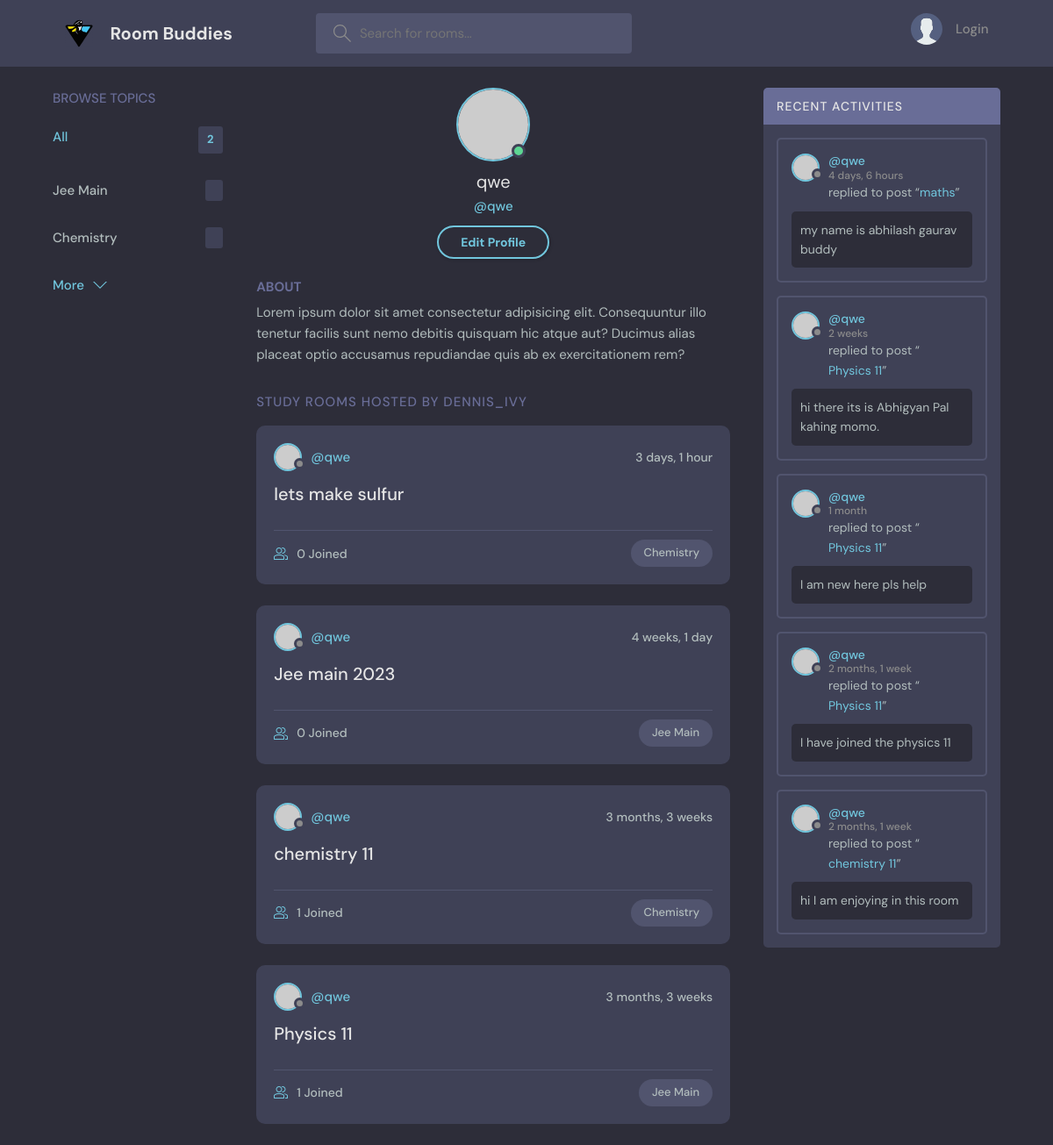
The app's page /profile/1/, older data.
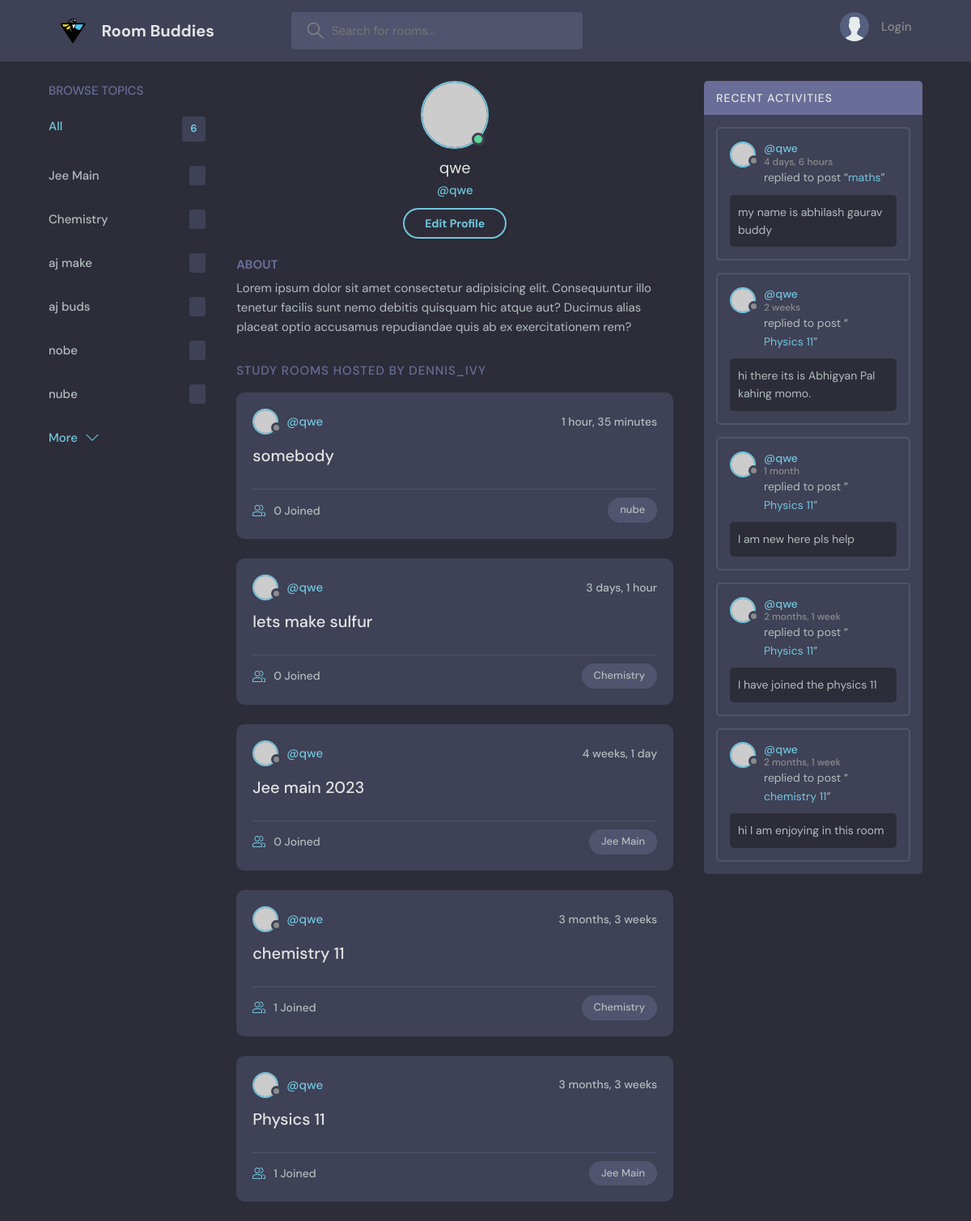
The same page, newer data.
### base/models.py (models this page shows, shortened)
class Topic(models.Model):
    name =models.CharField(max_length=200)

class Room(models.Model):
    host= models.ForeignKey(User, on_delete= models.SET_NULL, null=True)
    topic= models.ForeignKey(Topic, on_delete= models.SET_NULL, null=True)
    name = models.CharField(max_length=200)
    description = models.TextField(null=True,blank=True)
    participants = models.ManyToManyField(User,related_name="participants",blank=True)
    updated = models.DateTimeField(auto_now=True)
    created = models.DateTimeField(auto_now_add=True)
    class Meta:
        ordering = ['-updated', '-created']

class Message(models.Model):
    user = models.ForeignKey(User, on_delete= models.CASCADE)
    room = models.ForeignKey(Room,on_delete=models.CASCADE)
    body = models.TextField()
    updated = models.DateTimeField(auto_now=True)
    created = models.DateTimeField(auto_now_add=True)
    class Meta:
        ordering = ['-updated', '-created']

### base/views.py (the view)
# urls.py: path('profile/<str:pk>/',views.userProfile,name="user-profile"),
def userProfile(request,pk):
    user = User.objects.get(id=pk)
    rooms = user.room_set.all()
    room_messages =user.message_set.all()
    topics =Topic.objects.all()
    context={'user': user, 'rooms':rooms,'room_messages':room_messages,'topics':topics}
    return render(request,'base/profile.html',context)

### base/templates/base/profile.html
{%extends 'main.html'%}
{%block content%}
  <main class="profile-page layout layout--3">
    <div class="container">
      {%include 'base/topics_component.html'%}
      <div class="roomList">
        <div class="profile">
          <div class="profile__avatar">
            <div class="avatar avatar--large active">
              <img src="https://randomuser.me/api/portraits/men/11.jpg" />
            </div>
          </div>
          <div class="profile__info">
            <h3>{{user.username}}</h3>
            <p>@{{user.username}}</p>
            <a href="edit-user.html" class="btn btn--main btn--pill">Edit Profile</a>
          </div>
          <div class="profile__about">
            <h3>About</h3>
            <p>
              Lorem ipsum dolor sit amet consectetur adipisicing elit. Consequuntur illo tenetur
              facilis sunt nemo debitis quisquam hic atque aut? Ducimus alias placeat optio
              accusamus repudiandae quis ab ex exercitationem rem?
            </p>
          </div>
        </div>
        <div class="roomList__header">
          <div>
            <h2>Study Rooms Hosted by dennis_ivy</a>
            </h2>
          </div>
        </div>
        {%include 'base/feed_components.html' %}
      </div>
      {% include 'base/activity_component.html' %}
    </div>
  </main>
{%endblock content%}

### templates/main.html (shortened to what this page needs)
<!DOCTYPE html>
{%load static%}
<html lang="en">
  <head>
    <link rel="stylesheet" href="{% static 'styles/style.css'%}" />
  </head>
  <body>
    {%include 'navbar.html' %}
    {%block content%}{% endblock content%}
  </body>
</html>

### templates/navbar.html (shortened to what this page needs)
{%load static%}
<header class="header header--loggedIn">
    <div class="container">
      <a href="{% url 'home'%}" class="header__logo">
        <img src="{% static 'images/logo1.svg' %}" />
        <h1>Room Buddies</h1>
      </a>
      <form class="header__search" method = "GET" action="{%url 'home'%}">
        <label>
          <input name = 'q' placeholder="Search for rooms..." />
        </label>
      </form>
      <nav class="header__menu">
        {%if request.user.is_authenticated%}
        <div class="header__user">
          <a href="profile.html">
            <div class="avatar avatar--medium active">
              <img src="https://randomuser.me/api/portraits/men/37.jpg" />
            </div>
            <p>{{request.user.username}} <span>@{{request.user.username}}</span></p>
          </a>
          <button class="dropdown-button">
            <svg version="1.1" xmlns="http://www.w3.org/2000/svg" width="32" height="32" viewBox="0 0 32 32">
              <title>chevron-down</title>
              <path d="M16 21l-13-13h-3l16 16 16-16h-3l-13 13z"></path>
            </svg>
          </button>
        </div>
        {%else%}
        <a href="{%url 'login'%}">
          <img src="{% static 'images/avatar.svg'%}" />
          <p>Login</p>
        </a>
        {%endif%}
      </nav>
  </div>
</header>

### base/templates/base/topics_component.html
<div class="topics">
    <div class="topics__header">
      <h2>Browse Topics</h2>
    </div>
    <ul class="topics__list">
      <li>
        <a href="{% url 'home' %}" class="active">All <span>{{topics.count}}</span></a>
      </li>
      {% for topic in topics%}
      <li>
        <a href="{% url 'home'%}?q={{topic.name}}">{{topic.name}}<span>{{topic.room.set_all.count}}</span></a>
      </li>
      {% endfor %}
    </ul>
    <a class="btn btn--link" href="topics.html">
      More
      <svg version="1.1" xmlns="http://www.w3.org/2000/svg" width="32" height="32" viewBox="0 0 32 32">
        <title>chevron-down</title>
        <path d="M16 21l-13-13h-3l16 16 16-16h-3l-13 13z"></path>
      </svg>
    </a>
  </div>

### base/templates/base/feed_components.html (shortened to what this page needs)
{% for room in rooms%}
<div class="roomListRoom">
    <div class="roomListRoom__header">
      <a href="{%url 'user-profile' room.host.id%}" class="roomListRoom__author">
        <div class="avatar avatar--small">
          <img src="https://randomuser.me/api/portraits/women/11.jpg" />
        </div>
        <span>@{{room.host.username}}</span>
      </a>
      <div class="roomListRoom__actions">
        <span>{{room.created|timesince}}</span>
      </div>
    </div>
    <div class="roomListRoom__content">
      <a href="{%url 'room' room.id%}">{{room.name}}</a>
    </div>
    <div class="roomListRoom__meta">
      <a href="{%url 'room' room.id%}" class="roomListRoom__joined">
        {{room.participants.all.count}} Joined
      </a>
      <p class="roomListRoom__topic">{{room.topic.name}}</p>
    </div>
  </div>
{% endfor %}

### base/templates/base/activity_component.html (shortened to what this page needs)
<div class="activities">
    <div class="activities__header">
      <h2>Recent Activities</h2>
    </div>
    {% for message in room_messages %}
    <div class="activities__box">
      <div class="activities__boxHeader roomListRoom__header">
        <a href="{% url 'user-profile' message.user.id%}" class="roomListRoom__author">
          <div class="avatar avatar--small">
            <img src="https://randomuser.me/api/portraits/women/11.jpg" />
          </div>
          <p>
            @{{message.user}}
            <span>{{message.created|timesince}}</span>
          </p>
        </a>
      </div>
      <div class="activities__boxContent">
        <p>replied to post “<a href="{% url 'room' message.room.id %}">{{message.room.name}}</a>”</p>
        <div class="activities__boxRoomContent">
            {{message.body}}
        </div>
      </div>
    </div>
{% endfor %}
  </div>

Row changes from the older to the newer data that the page shows:
added Topic: name "aj make"
added Topic: name "aj buds"
added Topic: name "nobe"
added Topic: name "nube"
added Room: host.username "qwe", created "1 hour, 35 minutes", name "somebody", participants.all.count "0", topic.name "nube"
Text that changed along with them:
{{ topics.count }}: "2" → "6"
